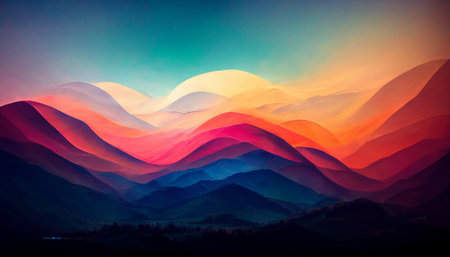
#> input picture Day1/ex05/landscape.jpg, 450 x 257 px
$ python pimp_image.py
#> lines starting #> are read from the running program, lines starting #| are printed output that depends on the picture
### Day1/ex05/load_image.py
import cv2
import numpy as np


def ft_load(path: str) -> np.ndarray:
    """
    Load an image from the specified file path and convert it to RGB format.

    Args:
        path (str): The file path to the image.
    Returns:
        np.ndarray: The image in RGB format as a NumPy array.
    Raises:
        FileNotFoundError: If the image file
            does not exist at the specified path.
        ValueError: If the image is empty or cannot be loaded.
        TypeError: If the path is not a string.
    """
#> called with path = 'landscape.jpg'
    if not isinstance(path, str):
        raise TypeError("The path must be a string.")
    img = cv2.imread(path)
#> img is the input picture: shape (257, 450, 3); mean B, G, R 89.1, 79.1, 98.7
    if img is None:
        raise FileNotFoundError(f"Image not found at path: {path}")
    img_rgb = cv2.cvtColor(img, cv2.COLOR_BGR2RGB)
    if img_rgb.size == 0:
        raise ValueError("The image is empty.")
    print("The shape of image is:", img_rgb.shape)
#| The shape of image is: (257, 450, 3)
    return img_rgb

### Day1/ex05/pimp_image.py
import numpy as np
import matplotlib.pyplot as plt
from load_image import ft_load


def ft_invert(array) -> np.ndarray:
    """
    Inverts the color of the image received.

    Creates a negative effect by subtracting each pixel value from 255.
    White becomes black, black becomes white, etc.

    Args:
        array (np.ndarray): Input image array
    Returns:
        np.ndarray: Inverted image array
    """
    if not isinstance(array, np.ndarray):
        raise TypeError("Input must be a numpy array")
    if array.ndim != 3:
        raise ValueError("Array must be 3-dimensional")
    if array.shape[2] != 3:
        raise ValueError("Array must have 3 color channels (RGB)")
    # Using allowed operators: =, +, -, *
    # Invert: 255 - pixel_value
    inverted = array.copy()
    inverted = 255 - inverted

    plt.figure(figsize=(10, 8))
    plt.imshow(inverted)
    plt.title("Inverted Image")
    plt.axis('off')
    plt.show()

    return inverted


def ft_red(array) -> np.ndarray:
    """
    Applies a red filter to the image.

    Keeps only the red channel, sets green and blue channels to 0.

    Args:
        array (np.ndarray): Input image array
    Returns:
        np.ndarray: Red-filtered image array
    """
    if not isinstance(array, np.ndarray):
        raise TypeError("Input must be a numpy array")
    if array.ndim != 3:
        raise ValueError("Array must be 3-dimensional")
    if array.shape[2] != 3:
        raise ValueError("Array must have 3 color channels (RGB)")
    # Using allowed operators: =, *
    # Keep red channel, zero out others using multiplication
    red_filtered = array.copy()
    red_filtered = red_filtered * [1, 0, 0]

    plt.figure(figsize=(10, 8))
    plt.imshow(red_filtered)
    plt.title("Red Filter")
    plt.axis('off')
    plt.show()

    return red_filtered


def ft_green(array) -> np.ndarray:
    """
    Applies a green filter to the image.

    Keeps only the green channel, sets red and blue channels to 0.

    Args:
        array (np.ndarray): Input image array
    Returns:
        np.ndarray: Green-filtered image array
    """
    if not isinstance(array, np.ndarray):
        raise TypeError("Input must be a numpy array")
    if array.ndim != 3:
        raise ValueError("Array must be 3-dimensional")
    if array.shape[2] != 3:
        raise ValueError("Array must have 3 color channels (RGB)")
    # Using allowed operators: =, -
    # Zero out red and blue by subtracting them from themselves
    green_filtered = array.copy()
    red = green_filtered[:, :, 0]
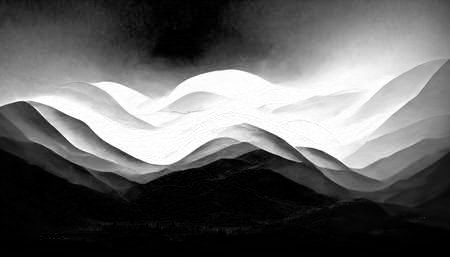
#> red: shape (257, 450); min 0, max 255, mean 98.7
    blue = green_filtered[:, :, 2]
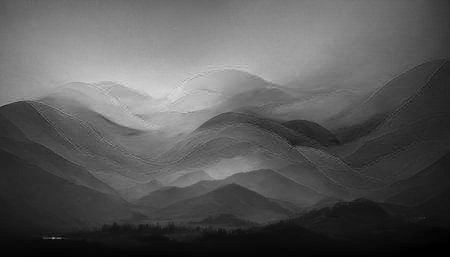
#> blue: shape (257, 450); min 0, max 219, mean 89.1
    green_filtered[:, :, 0] = red - red
    green_filtered[:, :, 2] = blue - blue
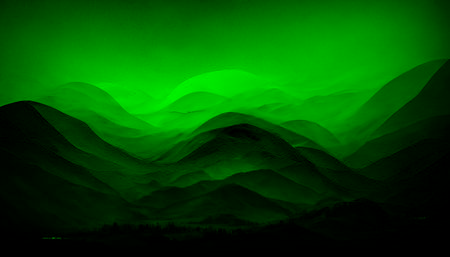
#> green_filtered: shape (257, 450, 3); mean R, G, B 0, 79.1, 0

    plt.figure(figsize=(10, 8))
    plt.imshow(green_filtered)
    plt.title("Green Filter")
    plt.axis('off')
    plt.show()

    return green_filtered


def ft_blue(array) -> np.ndarray:
    """
    Applies a blue filter to the image.

    Keeps only the blue channel, sets red and green channels to 0.

    Args:
        array (np.ndarray): Input image array
    Returns:
        np.ndarray: Blue-filtered image array
    """
    if not isinstance(array, np.ndarray):
        raise TypeError("Input must be a numpy array")
    if array.ndim != 3:
        raise ValueError("Array must be 3-dimensional")
    if array.shape[2] != 3:
        raise ValueError("Array must have 3 color channels (RGB)")
    # Using allowed operators: = (assignment only!)
    # Create new array and manually assign values
    blue_filtered = np.zeros_like(array)
    blue_filtered[:, :, 2] = array[:, :, 2]  # Copy only blue channel
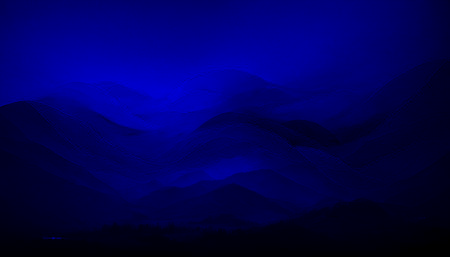
#> blue_filtered: shape (257, 450, 3); mean R, G, B 0, 0, 89.1

    plt.figure(figsize=(10, 8))
    plt.imshow(blue_filtered)
    plt.title("Blue Filter")
    plt.axis('off')
    plt.show()

    return blue_filtered


def ft_grey(array) -> np.ndarray:
    """
    Converts the image to grayscale.

    Converts RGB image to grayscale by averaging the color channels.

    Args:
        array (np.ndarray): Input image array
    Returns:
        np.ndarray: Grayscale image array (3-channel with same values)
    """
    if not isinstance(array, np.ndarray):
        raise TypeError("Input must be a numpy array")
    if array.ndim != 3:
        raise ValueError("Array must be 3-dimensional")
    if array.shape[2] != 3:
        raise ValueError("Array must have 3 color channels (RGB)")
    # Using allowed operators: =, /
    # Average the RGB channels
    grey_filtered = array.copy()

    # Calculate average of RGB channels for each pixel
    red = grey_filtered[:, :, 0]
    green = grey_filtered[:, :, 1]
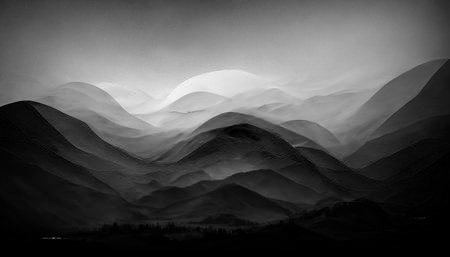
#> green: shape (257, 450); min 0, max 246, mean 79.1
    blue = grey_filtered[:, :, 2]
    avg = (red + green + blue) / 3
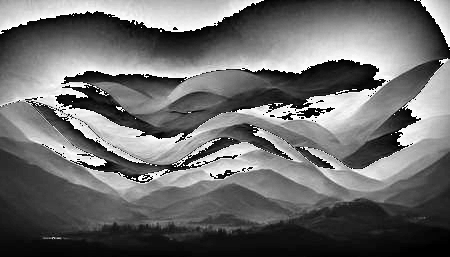
#> avg: shape (257, 450) float64; min 0, max 85, mean 36.1; drawn with min black and max white

    # Assign the average to all three channels
    grey_filtered[:, :, 0] = avg
    grey_filtered[:, :, 1] = avg
    grey_filtered[:, :, 2] = avg
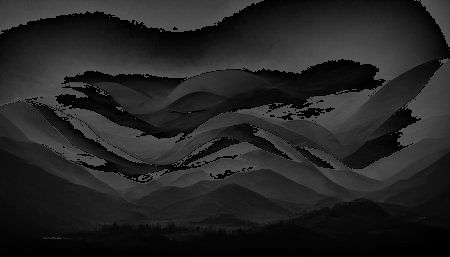
#> grey_filtered: shape (257, 450, 3); min 0, max 85, mean 35.8

    # Convert to uint8 to maintain proper image format
    grey_filtered = grey_filtered.astype(np.uint8)

    plt.figure(figsize=(10, 8))
    plt.imshow(grey_filtered)
    plt.title("Grey Filter")
    plt.axis('off')
    plt.show()

    return grey_filtered


def main():
    """
    Test function to demonstrate all filters.
    """
    try:
        array = ft_load("landscape.jpg")
        # Test all filters
        ft_invert(array)
        ft_red(array)
        ft_green(array)
        ft_blue(array)
        ft_grey(array)
        # Print docstring as required
        print(ft_invert.__doc__)
    except FileNotFoundError as fnfe:
        print(f"File not found: {fnfe}")
    except TypeError as te:
        print(f"TypeError: {te}")
    except ValueError as ve:
        print(f"ValueError: {ve}")
    except Exception as e:
        print(f"Error: {e}")


if __name__ == "__main__":
    main()
